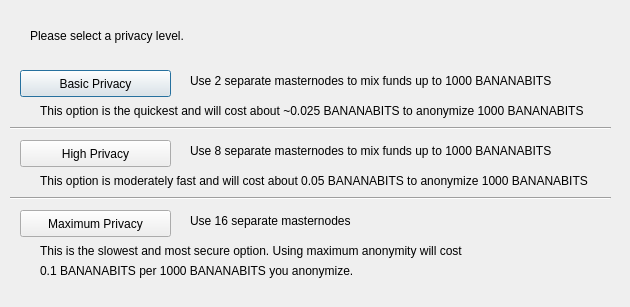
<?xml version="1.0" encoding="UTF-8"?>
<ui version="4.0">
 <class>DarksendConfig</class>
 <widget class="QDialog" name="DarksendConfig">
  <property name="geometry">
   <rect>
    <x>0</x>
    <y>0</y>
    <width>630</width>
    <height>307</height>
   </rect>
  </property>
  <property name="windowTitle">
   <string>Configure Darksend</string>
  </property>
  <widget class="QPushButton" name="buttonBasic">
   <property name="geometry">
    <rect>
     <x>20</x>
     <y>70</y>
     <width>151</width>
     <height>27</height>
    </rect>
   </property>
   <property name="text">
    <string>Basic Privacy</string>
   </property>
  </widget>
  <widget class="QPushButton" name="buttonHigh">
   <property name="geometry">
    <rect>
     <x>20</x>
     <y>140</y>
     <width>151</width>
     <height>27</height>
    </rect>
   </property>
   <property name="text">
    <string>High Privacy</string>
   </property>
  </widget>
  <widget class="QPushButton" name="buttonMax">
   <property name="geometry">
    <rect>
     <x>20</x>
     <y>210</y>
     <width>151</width>
     <height>27</height>
    </rect>
   </property>
   <property name="text">
    <string>Maximum Privacy</string>
   </property>
  </widget>
  <widget class="QLabel" name="label">
   <property name="geometry">
    <rect>
     <x>30</x>
     <y>20</y>
     <width>571</width>
     <height>31</height>
    </rect>
   </property>
   <property name="text">
    <string>Please select a privacy level.</string>
   </property>
  </widget>
  <widget class="QLabel" name="label_2">
   <property name="geometry">
    <rect>
     <x>190</x>
     <y>70</y>
     <width>421</width>
     <height>21</height>
    </rect>
   </property>
   <property name="text">
    <string>Use 2 separate masternodes to mix funds up to 1000 BANANABITS</string>
   </property>
  </widget>
  <widget class="QLabel" name="label_3">
   <property name="geometry">
    <rect>
     <x>190</x>
     <y>140</y>
     <width>411</width>
     <height>21</height>
    </rect>
   </property>
   <property name="text">
    <string>Use 8 separate masternodes to mix funds up to 1000 BANANABITS</string>
   </property>
  </widget>
  <widget class="QLabel" name="label_4">
   <property name="geometry">
    <rect>
     <x>190</x>
     <y>210</y>
     <width>421</width>
     <height>21</height>
    </rect>
   </property>
   <property name="text">
    <string>Use 16 separate masternodes</string>
   </property>
  </widget>
  <widget class="QLabel" name="label_6">
   <property name="geometry">
    <rect>
     <x>40</x>
     <y>100</y>
     <width>561</width>
     <height>21</height>
    </rect>
   </property>
   <property name="text">
    <string>This option is the quickest and will cost about ~0.025 BANANABITS to anonymize 1000 BANANABITS</string>
   </property>
  </widget>
  <widget class="QLabel" name="label_7">
   <property name="geometry">
    <rect>
     <x>40</x>
     <y>170</y>
     <width>561</width>
     <height>21</height>
    </rect>
   </property>
   <property name="text">
    <string>This option is moderately fast and will cost about 0.05 BANANABITS to anonymize 1000 BANANABITS</string>
   </property>
  </widget>
  <widget class="QLabel" name="label_8">
   <property name="geometry">
    <rect>
     <x>40</x>
     <y>240</y>
     <width>561</width>
     <height>21</height>
    </rect>
   </property>
   <property name="text">
    <string>This is the slowest and most secure option. Using maximum anonymity will cost</string>
   </property>
  </widget>
  <widget class="QLabel" name="label_9">
   <property name="geometry">
    <rect>
     <x>40</x>
     <y>260</y>
     <width>561</width>
     <height>21</height>
    </rect>
   </property>
   <property name="text">
    <string>0.1 BANANABITS per 1000 BANANABITS you anonymize.</string>
   </property>
  </widget>
  <widget class="Line" name="line">
   <property name="geometry">
    <rect>
     <x>10</x>
     <y>120</y>
     <width>601</width>
     <height>16</height>
    </rect>
   </property>
   <property name="orientation">
    <enum>Qt::Horizontal</enum>
   </property>
  </widget>
  <widget class="Line" name="line_2">
   <property name="geometry">
    <rect>
     <x>10</x>
     <y>190</y>
     <width>601</width>
     <height>16</height>
    </rect>
   </property>
   <property name="orientation">
    <enum>Qt::Horizontal</enum>
   </property>
  </widget>
 </widget>
 <resources/>
 <connections/>
</ui>
